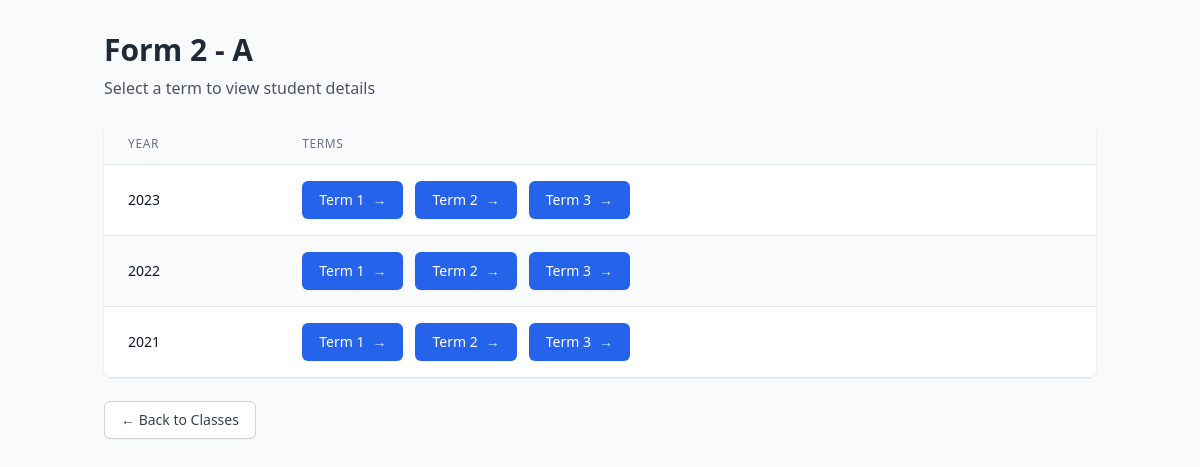
Screenshot of /classes/3/terms/ with the database file from the repository.
### myapp/models.py (models this page shows, shortened)
class Class_of_study(models.Model):
    name = models.CharField(max_length=50)  # Form 1, Form 2, etc.
    stream = models.CharField(max_length=50)  # Stream A, B, C, etc.

class Term(models.Model):
    name = models.CharField(max_length=50)  # Term 1, Term 2, Term 3
    year = models.IntegerField()  # e.g., 2023

### myapp/views.py (the view)
# urls.py: path('classes/<int:class_id>/terms/', views.term_list, name='term_list'),
def term_list(request, class_id):
    class_of_study = get_object_or_404(Class_of_study, id=class_id)
    terms = Term.objects.filter(
    ).order_by('-year', 'name')  # Sort by year descending, then term name
    return render(request, 'school/term_list.html', {
        'class_of_study': class_of_study,
        'terms': terms
    })

### templates/school/term_list.html (shortened to what this page needs)
<!DOCTYPE html>
<html>
<head>
    <script src="https://cdn.tailwindcss.com"></script>
</head>
<body class="bg-gray-50">
    <div class="container mx-auto px-4 py-8">
        <div class="mb-6">
            <h1 class="text-3xl font-bold text-gray-800">
                {{ class_of_study.name }} - {{ class_of_study.stream }}
            </h1>
            <p class="text-gray-600 mt-2">Select a term to view student details</p>
        </div>
        <div class="bg-white rounded-lg shadow overflow-hidden">
            <div class="overflow-x-auto">
                <table class="min-w-full divide-y divide-gray-200">
                    <thead>
                        <tr class="bg-gray-50">
                            <th class="px-6 py-3 text-left text-xs font-medium text-gray-500 uppercase tracking-wider">Year</th>
                            <th class="px-6 py-3 text-left text-xs font-medium text-gray-500 uppercase tracking-wider">Terms</th>
                        </tr>
                    </thead>
                    <tbody class="bg-white divide-y divide-gray-200">
                        {% regroup terms by year as year_list %}
                        {% for year in year_list %}
                        <tr class="{% cycle 'bg-white' 'bg-gray-50' %}">
                            <td class="px-6 py-4 whitespace-nowrap text-sm font-medium text-gray-900">
                                {{ year.grouper }}
                            </td>
                            <td class="px-6 py-4">
                                <div class="flex flex-wrap gap-3">
                                    {% for term in year.list %}
                                    <a href="{% url 'student_list' class_of_study.id term.id %}"
                                       class="inline-flex items-center px-4 py-2 border border-transparent rounded-md shadow-sm text-sm font-medium text-white bg-blue-600 hover:bg-blue-700 focus:outline-none focus:ring-2 focus:ring-offset-2 focus:ring-blue-500 transition-colors duration-200">
                                        {{ term.name }}
                                        <span class="ml-2 text-blue-100">→</span>
                                    </a>
                                    {% endfor %}
                                </div>
                            </td>
                        </tr>
                        {% empty %}
                        <tr>
                            <td colspan="2" class="px-6 py-4 text-center text-sm text-gray-500">
                                No terms found for this class.
                            </td>
                        </tr>
                        {% endfor %}
                    </tbody>
                </table>
            </div>
        </div>
        <div class="mt-6">
            <a href="{% url 'class_list' %}"
               class="inline-flex items-center px-4 py-2 border border-gray-300 rounded-md shadow-sm text-sm font-medium text-gray-700 bg-white hover:bg-gray-50 focus:outline-none focus:ring-2 focus:ring-offset-2 focus:ring-blue-500 transition-colors duration-200">
                ← Back to Classes
            </a>
        </div>
    </div>
</body>
</html>

### rows the page displays
Class_of_study: name "Form 2", stream "A"
Term: name "Term 1"
Term: name "Term 2"
Term: name "Term 3"
Term: name "Term 1"
Term: name "Term 2"
Term: name "Term 3"
Term: name "Term 1"
Term: name "Term 2"
Term: name "Term 3"

### other values shown
{{ year.grouper }} "2023" "2022" "2021"
